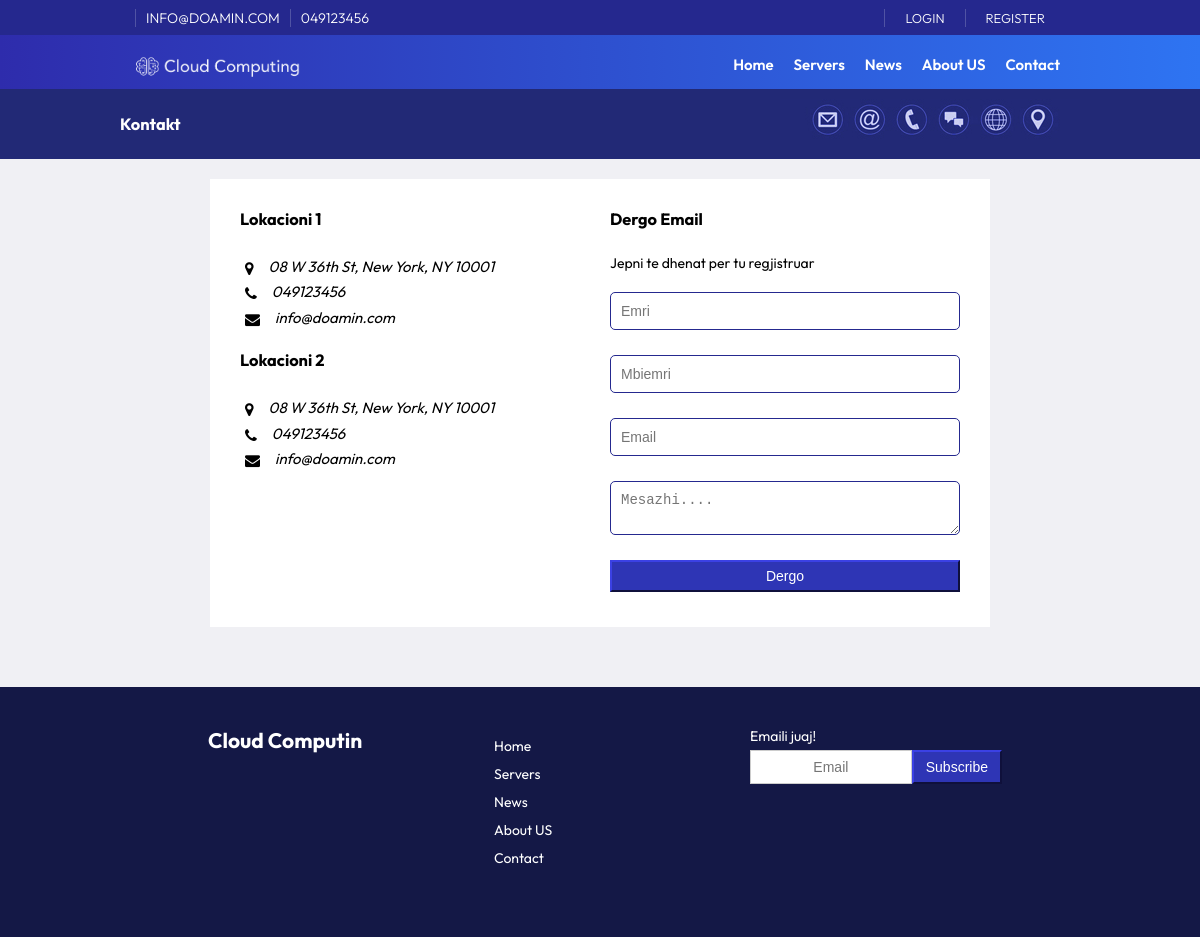
The page /contact.php on the database its author committed.
### tables this page shows
CREATE TABLE `configs` (
  `id` int(11) NOT NULL,
  `emri` varchar(255) NOT NULL,
  `vlera` text NOT NULL
);

CREATE TABLE `menu` (
  `id` int(11) NOT NULL,
  `Emri` varchar(255) NOT NULL,
  `vlera` varchar(255) NOT NULL,
  `renditja` int(11) NOT NULL,
  `autori` varchar(255) NOT NULL,
  `Data` datetime NOT NULL DEFAULT current_timestamp() ON UPDATE current_timestamp()
);

### assets/config/config.php (called while the page is built, shortened)
<?php
class Database {
    private $host = "localhost";
    private $username = "root";
    private $password = "";
    private $database = "CloudComputing";
    public function __construct() {
        $this->conn = new mysqli($this->host, $this->username, $this->password, $this->database);
    }
}
?>

### assets/config/functions.php (called while the page is built, shortened)
<?php
include_once 'config.php';
$db = new Database();
class SiteConfigs {
    private $db;
    public function __construct($db) {
        $this->db = $db;
    }
    public function readConfig($emri) {
        $defaultValue = 'Not Available';
        $query = "SELECT vlera FROM configs WHERE emri = '$emri' LIMIT 1";
        $result = $this->db->conn->query($query);
        if ($result->num_rows > 0) {
            $configs = $result->fetch_assoc();
            return $configs['vlera'];
        }
        return $defaultValue;
    }
}
$configs = new SiteConfigs($db);
?>

### assets/config/menu.php (called while the page is built, shortened)
<?php
class Menu {
    private $db;
    public function __construct($db) {
        $this->db = $db;
    }
    public function readAllMenu() {
        $query = "SELECT * FROM menu ORDER BY renditja ASC";
        $result = $this->db->conn->query($query);
        return $result->fetch_all(MYSQLI_ASSOC);
    }
}
?>

### contact.php (the view, shortened to what this page needs)
<?php
include_once 'assets/config/config.php';
include_once 'assets/config/functions.php';
include_once 'assets/config/menu.php';
include_once 'assets/config/contacts.php';
$pageid = 4;
?>
<!DOCTYPE html>
<html lang="en">
<head>
    <link rel="stylesheet" href="assets/css/style.css">
    <link rel="stylesheet" href="https://cdnjs.cloudflare.com/ajax/libs/font-awesome/4.7.0/css/font-awesome.min.css">
</head>
<body>
    <div class="container front-page">
    <?php include "header.php" ?>
        <div class="contactp width65">
            <div class="contacta">
                <div class="atitle"><h3>Lokacioni 1</h3></div>
                <div class="adresa">
                    <address class="s1">
                        <span><i class="fa fa-map-marker fa-lg"></i><?php echo $configs->readConfig('Adresa'); ?></span>
                        <span><i class="fa fa-phone fa-lg"></i><?php echo $configs->readConfig('telefoni'); ?></span>
                        <span><i class="fa fa-envelope fa-lg"></i><?php echo $configs->readConfig('email'); ?></span>
                    </address>
                </div>
                <div class="atitle"><h3>Lokacioni 2</h3></div>
                <div class="adresa">
                    <address class="s1">
                        <span><i class="fa fa-map-marker fa-lg"></i><?php echo $configs->readConfig('Adresa'); ?></span>
                        <span><i class="fa fa-phone fa-lg"></i><?php echo $configs->readConfig('telefoni'); ?></span>
                        <span><i class="fa fa-envelope fa-lg"></i><?php echo $configs->readConfig('email'); ?></span>
                    </address>
                </div>
            </div>
            <div class="contacta">
                <div class="atitle"><h3>Dergo Email</h3></div>
                <div class="kontaktforma">
                    <form name="kontaktforma" class="kotaktforma"  method="post" id="kontaktforma">
                        <p style="margin:20px 0 20px 0">Jepni te dhenat per tu regjistruar</p>
                        <div class="form-group njerresht">
                            <input class="form-control" type="text" placeholder="Emri" id="emri" name="emri">
                            <p class="fomrerror" id="emrigabim"></p>
                        </div>
                        <div class="form-group njerresht">
                            <input class="form-control" type="text" placeholder="Mbiemri" id="mbiemri" name="mbiemri">
                            <p class="fomrerror" id="mbiemrigabim"></p>
                        </div>
                        <div class="form-group njerresht">
                            <input class="form-control " type="text" placeholder="Email" id="email" name="email">
                            <p class="fomrerror" id="emailgabim"></p>
                        </div>
                        <div class="form-group ">
                            <textarea class="form-control" type="text" placeholder="Mesazhi...." id="mesazhi" name="mesazhi"></textarea>
                            <p class="fomrerror" id="mesazhigabim"></p>
                        </div>
                        <button class="btn btn-mir btn-block" onclick="return validimikontakt()" class="kotaktforma"   type="submit" name="submit">Dergo</button>
                    </form>
                </div>
            </div>
        </div>
        <?php include "footer.php" ?>
    </div>
</body>
</html>

### header.php (shortened to what this page needs)
<?php
$db = new Database();
$menu = new Menu($db);
$allMenu = $menu->readAllMenu();
?>
   <header>
            <div class="topnav">
                <div class="container width80">
                    <div class="topnavl">
                        <div class="topbarw">
                            <p><?php echo $configs->readConfig('email');?></p><p><?php echo $configs->readConfig('telefoni');?></p>
                        </div>
                    </div>
                    <div class="topnavr">
                        <div class="topbarw">
                                <?php
                                    if (isset($_SESSION['user_id'])) {
                                        $user_id = $_SESSION['user_id'];
                                        $user_role = $user->checkUserRole($user_id);
                                        $emri = '<p>Pershendetje ' .$user->readEmri('emri', $user_id) .'<p>';
                                        $dashboard = '<p><a href="' . $configs->readConfig('url') . '/admin/dashboard.php">Dashboard</a></p>';
                                        $porosit = '<p><a href="' . $configs->readConfig('url') . '/user/index.php">Dashboard</a></p>';
                                        $logout = '<p><a href="' . $configs->readConfig('url') . '/logout.php">Logout</a></p>';
                                        if ($user_role === 'admin') {
                                            echo $emri ;
                                            echo $dashboard;
                                            echo $logout;
                                        } elseif ($user_role === 'user') {
                                            echo $emri;
                                            echo $porosit;
                                            echo $logout;
                                        } else {
                                            echo '<p><a href="' . $configs->readConfig('url') . '/login.php">Login</a></p>';
                                            echo '<p><a href="' . $configs->readConfig('url') . '/login.php">Register</a></p>';
                                        }
                                    }else {
                                        echo '<p><a href="' . $configs->readConfig('url') . '/login.php">Login</a></p>';
                                        echo '<p><a href="' . $configs->readConfig('url') . '/login.php">Register</a></p>';
                                    }
                                ?>
                        </div>
                    </div>
                </div>
            </div>
            <div class="width80">
                <div class="logo"><a href="<?php echo $configs->readConfig('url'); ?>"><img src="<?php echo $configs->readConfig('imgurl');?>/logow.png" /></a></div>
                <div class="nav" id="navid">
                    <ul>
                        <?php foreach ($allMenu as $menu): ?>
                            <li><a href="<?php echo $configs->readConfig('url'); echo $menu['vlera']; ?>"><?php echo $menu['Emri']; ?></a></li>
                        <?php endforeach; ?>
                    </ul>
                </div>
            </div>
            <?php
            if($pageid == 1){
                echo '<div class="slider"><img id="slideri" /></div>';
            }
            else if($pageid == 4){
                echo ' <div class="breadcrumbs">
                <div class="width80">
                    <div class="bcl"><h3>Kontakt</h3></div>
                    <div class="bcr"><img src="assets/imgs/contactbc.jpg" /></div>
                </div>
            </div>';
            }
            else{
            }
            ?>
        </header>

### footer.php (shortened to what this page needs)
<footer>
    <div class="footeri width80">
        <div class="footerleft">
            <h2><a href="<?php echo $configs->readConfig('url'); ?>">Cloud Computin</a></h2>
        </div>
        <div class="footercenter">
            <ul>
                <?php foreach ($allMenu as $menu): ?>
                    <li><a href="<?php echo $configs->readConfig('url'); echo $menu['vlera']; ?>"><?php echo $menu['Emri']; ?></a></li>
                <?php endforeach; ?>
            </ul>
        </div>
        <div class="footerright">
            <p>Emaili juaj!</p>
            <div class="subs">
                <input class="form-control btn flex" type="email" placeholder="Email">
                <button class="btn btn-mir flex1">Subscribe</button>
            </div>
        </div>
    </div>
</footer>

### assets/css/style.css (style rules this page uses)
*, *:before, *:after { margin: 0; padding: 0; box-sizing: border-box; --title-font: "Outfit", Helvetica, Arial, sans-serif; --body-font: "Outfit", Helvetica, Arial, sans-serif; }
body, html { font-size: 14px; width: 100%; height: 100%; background: #F0F0F4; }
ul li a, a, body, span, text { font-family: "Outfit", Helvetica, Arial, sans-serif; }
header ul > li { list-style: none; float: left; margin: 10px 10px auto; }
.container { margin: auto; width: 100%; }
.width80 { width: 80%; margin: auto; }
.width65 { width: 65%; margin: auto; }
header { background-image: linear-gradient(to right, #2E2CAC, #2E74F2); color: #fff; }
.topnav { margin: auto; height:35px; background-color: #25288e; padding: 5px 0 5px 0; }
.topnavl { float:left; }
.topnavr { float: right; }
.topbarw { font-size: 13px; display: flex; padding: 4px 15px; font-weight: 300; }
.topnav p { text-transform: uppercase; font-size: 14px; margin: auto; border-left: solid 1px rgba(255, 255, 255, .2); padding: 0 10px 0 10px; }
.topnavr a { text-decoration: none; color: #fff; font-size: 14px; padding: 0 10px 0 10px; }
.topnav span, .topnav a { text-transform: uppercase; font-size: 13px; margin: 5px auto; }
.logo { margin: 10px 0 0 0; }
.logo img { width: 200px; float: left; }
.nav { float: right; margin: 0 10px ; }
.nav li a { text-decoration: none; color: #fff; font-size:15px; font-weight: 600; }
.front-page { width: 100%; }
.atitle { padding-bottom: 5px; }
.fomrerror { padding:5px; color:red; font-size:10px; }
.form-group { margin-bottom: 15px; }
.form-control { display: block; width: 100%; height: 34px; padding: 6px 12px; font-size: 14px; border: 1px solid #ccc; }
.btn { font-size: 14px; font-weight: 400; text-align: center; border: 1px solid #000 transparent; padding: 6px 12px; margin: 5px auto 5px auto; box-shadow: none !important; display: block; }
.btn-block { display: block; width: 100%; }
.btn-mir { color: #fff; text-decoration:none; background-color: #2e35b5; border-color: #25298f; }
.breadcrumbs { background-color: #222976; min-height: 70px; overflow: auto; height: auto; margin: auto; padding: 5px 0 0 0; width: 100%; }
.bcl { margin: auto; width: 50%; float: left; text-align: left; padding: 20px 0 0 0; }
.bcr { margin: auto; width: 50%; float: left; text-align: right; padding: 5px 0 0 0; }
.contactp { display: flex; margin:20px auto; padding: 20px 20px 20px 20px; background-color:#fff; }
.contacta { width: 50%; padding: 10px; }
address { margin: 20px 0 20px 0; }
address span { display: block; margin-bottom: 10px; font-size: 18px; padding: 14.5px; background: #f5f5f5; border-radius: 300px; }
address span i { margin-top: 5px; margin-left: 5px; margin-right: 15px; }
address.s1 span { background: none; margin: 0; padding: 0; font-size: 15px; line-height: 1.7em; }
address.s1 span i { font-size: 15px; }
.kotaktforma input[type="text"], .kotaktforma textarea, .kotaktforma input[type="email"], .kotaktforma select { padding: 10px; border-color: #25298f; border-radius: 5px; height: auto; box-shadow: none; -moz-box-shadow: none; -webkit-box-shadow: none; font-weight: 400; font-size: 14px; }
footer { height: auto; padding: 20px; background: #141846; margin: 40px 0 0 0; }
footer ul > li, footer a { list-style: none; margin: 10px 10px auto; text-decoration: none; color: #FFF; }
.footeri { display: flex; flex-wrap: wrap; justify-content: space-between; margin:auto; padding: 20px 50px 20px 50px; color: #fff; }
.footerleft, .footercenter, .footerright { width: 33%; flex-grow: 1; padding: 0 12px 0 12px; margin-bottom:30px; }
.subs { display: flex; flex-wrap: wrap; }
.flex { flex: 1; float: left; }
.flex1 { flex: 0; float: left; }

### rows shown on the page
configs: vlera "INFO@DOAMIN.COM", vlera "info@doamin.com"
configs: vlera "049123456"
configs: vlera (picture)
menu: Emri "Home"
menu: Emri "Servers"
menu: Emri "News"
menu: Emri "About US"
menu: Emri "Contact"
configs: vlera "08 W 36th St, New York, NY 10001"
